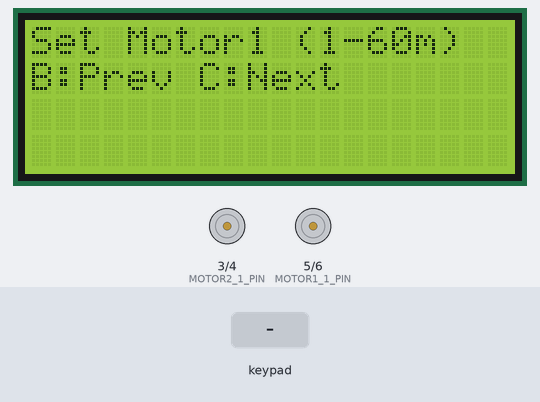
Recording of a sketch running on a simulated Arduino Uno, built with avr-gcc and run on an emulated ATmega328P. Parts: 20×4 character LCD, motor-driver pin pairs drawn as motors (green arrow = first pin HIGH = forward, orange = second pin HIGH = backward, longer = more drive). The test bench sets the inputs (shaded band). What the sketch prints to the serial monitor is not drawn.

Above: at 1.2 s.
1.3 s: keypad keys 1 4 1 5 1 6 1 7 * pressed 0.4 s apart
At 6.2 s:
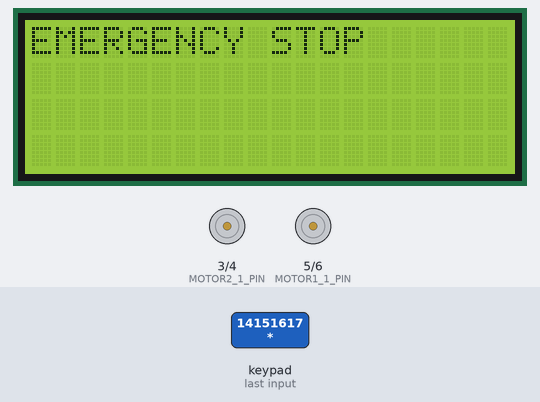
6.4 s: key 'A' pressed
At 7.6 s:
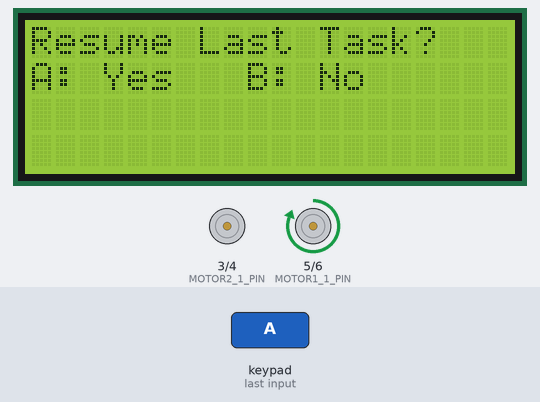
12.4 s: keypad keys 7 8 9 1 0 # pressed 0.4 s apart
At 17.6 s:
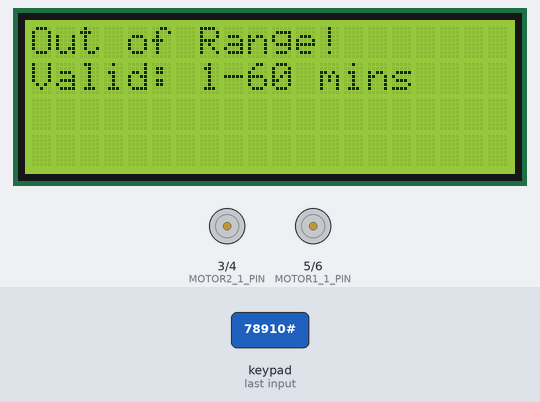
17.8 s: keypad keys 1 4 1 5 1 6 1 7 A pressed 0.4 s apart
At 22.3 s:
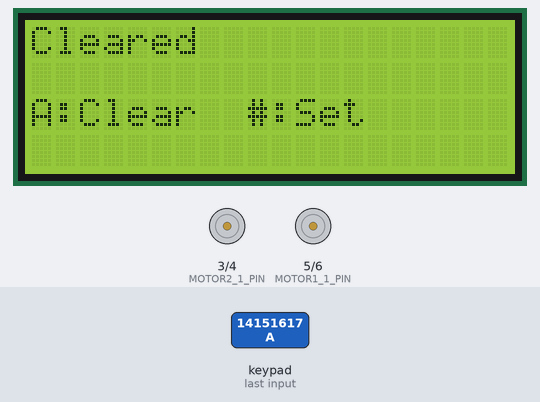
22.9 s: key '*' pressed
At 25.5 s:
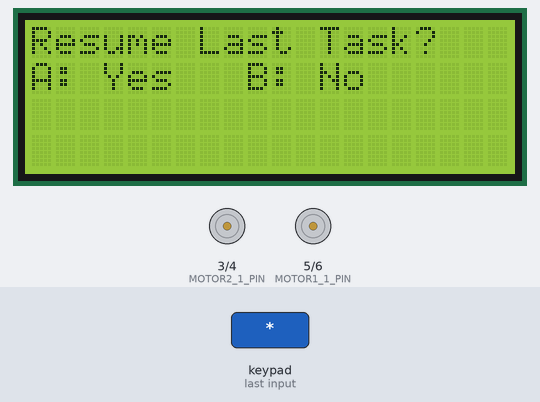
25.6 s: keypad keys 7 8 9 1 0 A pressed 0.4 s apart
At 31.3 s:
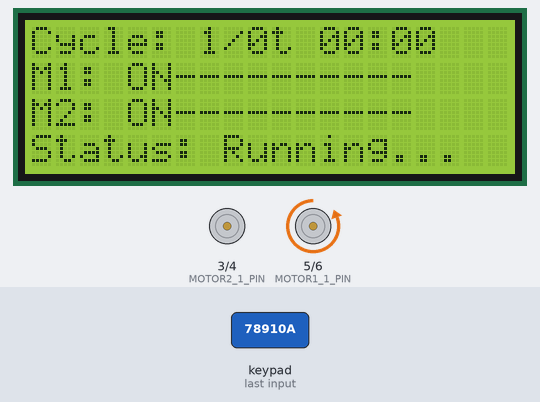
Timing chart, 0 to 32.0 s (numbered marks = the images above; inputs shaded):
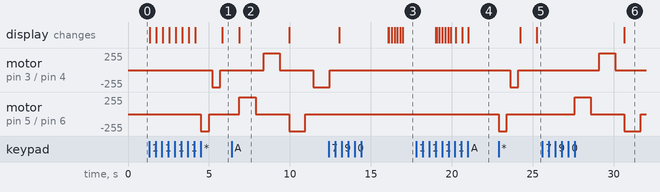

The sketch:

Fonal_Progress_bar_feed_Filler.ino
```cpp
#include <Keypad.h>
#include <LiquidCrystal_I2C.h>
#include <EEPROM.h>

#define MOTOR1_1_PIN 5
#define MOTOR1_2_PIN 6
#define MOTOR2_1_PIN 3
#define MOTOR2_2_PIN 4

#define EEPROM_ADDR 0
int runStep = 0;
bool motor1PulseDone = false;
bool motor2PulseDone = false;
bool m1Started = false, m1Ended = false, m1PulseStartDone = false, m1PulseEndDone = false;
bool m2Started = false, m2Ended = false, m2PulseStartDone = false, m2PulseEndDone = false;

unsigned long cycleStartTime = 0;

unsigned long m1StartTime = 0;
unsigned long m2StartTime = 0;

LiquidCrystal_I2C lcd(0x27, 20, 4);
const byte ROWS = 4, COLS = 4;
char keys[ROWS][COLS] = {
  {'1','2','3','A'},
  {'4','5','6','B'},
  {'7','8','9','C'},
  {'*','0','#','D'}
};
byte rowPins[ROWS] = {14, 15, 16, 17};
byte colPins[COLS] = {7, 8, 9, 10};

Keypad keypad = Keypad(makeKeymap(keys), rowPins, colPins, ROWS, COLS);

int motor1Time = 0, motor2Time = 0, gapTime = 0, cycleCount = 0;
int step = 0, currentCycle = 0;
bool configComplete = false, running = false, resumedFromEEPROM = false;
unsigned long runStartTime = 0;

void setup() {
  Serial.begin(9600);
  lcd.init(); lcd.backlight();
  pinMode(MOTOR1_1_PIN, OUTPUT);
  pinMode(MOTOR1_2_PIN, OUTPUT);
  pinMode(MOTOR2_1_PIN, OUTPUT);
  pinMode(MOTOR2_2_PIN, OUTPUT);
  digitalWrite(MOTOR1_1_PIN, LOW);
  digitalWrite(MOTOR1_2_PIN, LOW);
  digitalWrite(MOTOR2_1_PIN, LOW);
  digitalWrite(MOTOR2_2_PIN, LOW);
  displayMenu();
}

/* // test _ loop
void loop() {
  // 🛑 Always check for Emergency Stop
  char key = keypad.getKey();
  if (key == '*') {
    emergencyStop();
    return;
  }

  unsigned long currentMillis = millis();

  if (running) {
    unsigned long elapsed = (currentMillis - runStartTime) / 1000;

    // Motor 1 logic
    if (runStep == 0) {
      if (!motor1PulseDone) {
        Serial.println("Motor 1 started");
        digitalWrite(MOTOR1_1_PIN, HIGH);
        digitalWrite(MOTOR1_2_PIN, LOW);
        delay(1000);
        digitalWrite(MOTOR1_1_PIN, LOW);
        digitalWrite(MOTOR1_2_PIN, LOW);
        delay(500);
        motor1PulseDone = true;
      }
      if ((currentMillis - runStartTime) < motor1Time * 60000UL) {
        int remaining = (motor1Time * 60) - elapsed;
        updateRunLCD("Motor 1 Running", remaining);
      } else {
        // Motor 1 End pulse
        digitalWrite(MOTOR1_1_PIN, LOW);
        digitalWrite(MOTOR1_2_PIN, HIGH);
        delay(1000);
        digitalWrite(MOTOR1_1_PIN, LOW);
        digitalWrite(MOTOR1_2_PIN, LOW);
        delay(500);
        runStep = 1;
        runStartTime = millis();
        motor1PulseDone = false;  // Reset for Motor 2
      }

    // Gap delay before Motor 2
    } else if (runStep == 1) {
      if ((currentMillis - runStartTime) < gapTime * 60000UL) {
        int remaining = (gapTime * 60) - elapsed;
        updateRunLCD("Gap Interval", remaining);
      } else {
        runStep = 2;
        runStartTime = millis();
      }

    // Motor 2 logic
    } else if (runStep == 2) {
      if (!motor2PulseDone) {
        Serial.println("Motor 2 started");
        digitalWrite(MOTOR2_1_PIN, HIGH);
        digitalWrite(MOTOR2_2_PIN, LOW);
        delay(1000);
        digitalWrite(MOTOR2_1_PIN, LOW);
        digitalWrite(MOTOR2_2_PIN, LOW);
        delay(500);
        motor2PulseDone = true;
      }
      if ((currentMillis - runStartTime) < motor2Time * 60000UL) {
        int remaining = (motor2Time * 60) - elapsed;
        updateRunLCD("Motor 2 Running", remaining);
      } else {
        // Motor 2 End pulse
        digitalWrite(MOTOR2_1_PIN, LOW);
        digitalWrite(MOTOR2_2_PIN, HIGH);
        delay(1000);
        digitalWrite(MOTOR2_1_PIN, LOW);
        digitalWrite(MOTOR2_2_PIN, LOW);
        delay(500);

        currentCycle++;
        if (currentCycle > cycleCount) {
          running = false;
          lcd.clear();
          lcd.setCursor(0, 0);
          lcd.print("All Cycles Done!");
          delay(3000);
          displayMenu();
        } else {
          runStep = 0;
          runStartTime = millis();
          motor1PulseDone = false;
          motor2PulseDone = false;
        }
      }
    }
  } else {
    if (key) handleInput(key);
  }
}
*/

void loop() {
  char key = keypad.getKey();
  if (key == '*') {
    emergencyStop();
    return;
  }

  unsigned long now = millis();

  if (running) {
    unsigned long elapsedSec = (now - cycleStartTime) / 1000;
    unsigned long m2DelayMillis = gapTime * 60000UL;

    // --- Motor 1 Control ---
    if (!m1Started) {
      // Start pulse
      if (!m1PulseStartDone) {
        Serial.println("Motor 1 Start Pulse");
        digitalWrite(MOTOR1_1_PIN, HIGH);
        digitalWrite(MOTOR1_2_PIN, LOW);
        delay(1000);
        digitalWrite(MOTOR1_1_PIN, LOW);
        digitalWrite(MOTOR1_2_PIN, LOW);
        delay(500);
        Serial.println("motor1 on");
        m1PulseStartDone = true;
        m1Started = true;
        m1StartTime = now;
      }
    } else if (!m1Ended && (now - m1StartTime >= motor1Time * 60000UL)) {
      // End pulse
      if (!m1PulseEndDone) {
        Serial.println("Motor 1 End Pulse");
        digitalWrite(MOTOR1_1_PIN, LOW);
        digitalWrite(MOTOR1_2_PIN, HIGH);
        delay(1000);
        digitalWrite(MOTOR1_1_PIN, LOW);
        digitalWrite(MOTOR1_2_PIN, LOW);
        delay(500);
        Serial.println("motor1 off");
        m1PulseEndDone = true;
        m1Ended = true;
      }
    }

    // --- Motor 2 Control ---
    // --- Motor 2 Control ---
// --- Motor 2 Control ---
if (m1Started && !m1Ended && !m2Started) {
  if ((now - m1StartTime) >= gapTime * 60000UL) {
    // Start pulse
    if (!m2PulseStartDone) {
      Serial.println("Motor 2 Start Pulse");
      digitalWrite(MOTOR2_1_PIN, HIGH);
      digitalWrite(MOTOR2_2_PIN, LOW);
      delay(1000);
      digitalWrite(MOTOR2_1_PIN, LOW);
      digitalWrite(MOTOR2_2_PIN, LOW);
      delay(500);
      Serial.println("motor2 on");
      m2PulseStartDone = true;
      m2Started = true;
      m2StartTime = now;
    }
  }
} else if (m2Started && !m2Ended && (now - m2StartTime >= motor2Time * 60000UL)) {
  // End pulse
  if (!m2PulseEndDone) {
    Serial.println("Motor 2 End Pulse");
    digitalWrite(MOTOR2_1_PIN, LOW);
    digitalWrite(MOTOR2_2_PIN, HIGH);
    delay(1000);
    digitalWrite(MOTOR2_1_PIN, LOW);
    digitalWrite(MOTOR2_2_PIN, LOW);
    delay(500);
    Serial.println("motor2 off");
    m2PulseEndDone = true;
    m2Ended = true;
  }
}


    // --- Update LCD Countdown ---
    int remaining1 = 0, remaining2 = 0;
    if (!m1Ended) remaining1 = motor1Time * 60 - ((now - m1StartTime) / 1000);
    if (!m2Ended && m2Started) remaining2 = motor2Time * 60 - ((now - m2StartTime) / 1000);
    int maxRem = max(remaining1, remaining2);
    updateRunLCD("Running...", maxRem);
    //printProgressBar(0, 1, totalTime - maxRem, totalTime);

    // --- Cycle Completion ---
    if (m1Ended && m2Ended) {
      currentCycle++;
      if (currentCycle > cycleCount) {
        running = false;
        lcd.clear();
        lcd.setCursor(0, 0);
        lcd.print("All Cycles Done!");
        delay(3000);
        // Add these lines to reset flags
        m1Started = m1Ended = m1PulseStartDone = m1PulseEndDone = false;
        m2Started = m2Ended = m2PulseStartDone = m2PulseEndDone = false;
        displayMenu();
      } else {
        resetMotorCycle();
      }
    }
  } else {
    if (key) handleInput(key);
  }
}
void prepareNewCycle() {
  m1Started = m1Ended = m1PulseStartDone = m1PulseEndDone = false;
  m2Started = m2Ended = m2PulseStartDone = m2PulseEndDone = false;
  currentCycle = 1;
  cycleStartTime = millis();
  running = true;
}
void resetMotorCycle() {
  m1Started = false;
  m1Ended = false;
  m1PulseStartDone = false;
  m1PulseEndDone = false;
  m2Started = false;
  m2Ended = false;
  m2PulseStartDone = false;
  m2PulseEndDone = false;
  cycleStartTime = millis();
}

void handleInput(char key) {
  static String input = "";

  if (key >= '0' && key <= '9') {
    input += key;
    updateLCD("Enter time:", input + " min");
  }
  else if (key == '#') {
    int val = input.toInt();
    bool valid = false;

    if (step == 0 && val >= 1 && val <= 60) { motor1Time = val; valid = true; }
    else if (step == 1 && val >= 1 && val <= 60) { motor2Time = val; valid = true; }
    else if (step == 2 && val >= 1 && val <= 5) { gapTime = val; valid = true; }
    else if (step == 3 && val >= 1 && val <= 5) { cycleCount = val; valid = true; }

    if (valid) {
      input = "";
      if (step < 3) step++;
      updateMenu();
    } else {
      input = "";
      lcd.clear();
      lcd.setCursor(0, 0);
      lcd.print("Out of Range!");
      lcd.setCursor(0, 1);
      if (step == 0 || step == 1) lcd.print("Valid: 1-60 mins");
      else if (step == 2) lcd.print("Valid: 1-5 mins");
      else if (step == 3) lcd.print("Valid: 1-5 times");
      delay(2000);
      updateMenu();
    }
  }
  else if (key == 'A') {
    input = "";
    updateLCD("Cleared", "");
  }
  else if (key == 'B') {
    if (step > 0) step--;
    updateMenu();
  }
  else if (key == 'C') {
    if (step < 3) step++;
    updateMenu();
  }
  else if (key == 'D' && step == 3) {
    configComplete = true;
    lcd.clear();
    lcd.setCursor(0, 0);
    lcd.print("Starting Cycle...");
    runStartTime = millis();
    running = true;
    currentCycle = 1;
    saveToEEPROM();
  }
  else if (key == '*') {
    emergencyStop();
  }
}

void updateMenu() {
  lcd.clear();
  lcd.setCursor(0, 0);
  if (step == 0) lcd.print("Set Motor1 (1-60m)");
  else if (step == 1) lcd.print("Set Motor2 (1-60m)");
  else if (step == 2) lcd.print("Set Gap (1-5m)");
  else if (step == 3) lcd.print("Cycle Repeat (1-5)");
  lcd.setCursor(0, 1);
  lcd.print("B:Prev C:Next");
  if (step == 3) {
    lcd.setCursor(0, 2);
    lcd.print("D:Start *:Stop");
  }
}

void displayMenu() {
  step = 0;
  motor1Time = motor2Time = gapTime = cycleCount = 0;
  configComplete = false;
  updateMenu();
}

void updateLCD(String title, String line2) {
  lcd.clear();
  lcd.setCursor(0, 0);
  lcd.print(title);
  lcd.setCursor(0, 1);
  lcd.print(line2);
  lcd.setCursor(0, 2);
  lcd.print("A:Clear  #:Set");
}

void updateRunLCD(const char* status, int maxRem) {
  lcd.setCursor(0, 0);
  lcd.print("Cycle: ");
  lcd.print(currentCycle);
  lcd.print("/");
  lcd.print(cycleCount);

  // Show formatted time (mm:ss)
  int mins = maxRem / 60;
  int secs = maxRem % 60;
  lcd.setCursor(12, 0);
  if (mins < 10) lcd.print("0");
  lcd.print(mins);
  lcd.print(":");
  if (secs < 10) lcd.print("0");
  lcd.print(secs);

  // --- Motor 1 Progress ---
  lcd.setCursor(0, 1);
  lcd.print("M1: ");
  lcd.print(m1Started && !m1Ended ? "ON " : "OFF");

  int total1 = motor1Time * 60;
  int progress1 = total1 == 0 ? 0 : (total1 - (millis() - m1StartTime) / 1000);
  printProgressBar(6, 1, progress1, total1);

  // --- Motor 2 Progress ---
  lcd.setCursor(0, 2);
  lcd.print("M2: ");
  lcd.print(m2Started && !m2Ended ? "ON " : "OFF");

  int total2 = motor2Time * 60;
  int progress2 = total2 == 0 ? 0 : (total2 - (millis() - m2StartTime) / 1000);
  printProgressBar(6, 2, progress2, total2);

  // --- Status ---
  lcd.setCursor(0, 3);
  lcd.print("Status: ");
  lcd.print(status);
}

void printProgressBar(int col, int row, int remaining, int total) {
  lcd.setCursor(col, row);
  int bars = map(total - remaining, 0, total, 0, 10);
  for (int i = 0; i < 10; i++) {
    if (i < bars) lcd.print("#");
    else lcd.print("-");
  }
}


void saveToEEPROM() {
  EEPROM.write(EEPROM_ADDR, 1); // Save simple flag
}

void emergencyStop() {
  running = false;
  motor1PulseDone = false;
  motor2PulseDone = false;
  resetMotorCycle();
  digitalWrite(MOTOR1_1_PIN, LOW); digitalWrite(MOTOR1_2_PIN, HIGH);
  delay(500);
  digitalWrite(MOTOR1_1_PIN, LOW); digitalWrite(MOTOR1_2_PIN, LOW);
  delay(200);
  digitalWrite(MOTOR2_1_PIN, LOW); digitalWrite(MOTOR2_2_PIN, HIGH);
  delay(500);
  digitalWrite(MOTOR2_1_PIN, LOW); digitalWrite(MOTOR2_2_PIN, LOW);
  delay(100);
  lcd.clear();
  lcd.setCursor(0, 0);
  lcd.print("EMERGENCY STOP");
  delay(1000);

  lcd.clear();
  lcd.setCursor(0, 0);
  lcd.print("Resume Last Task?");
  lcd.setCursor(0, 1);
  lcd.print("A: Yes   B: No");

  while (true) {
    char k = keypad.getKey();
    if (k == 'A') {
      running = true;
      resumedFromEEPROM = true;
      runStartTime = millis();
      break;
    } else if (k == 'B') {
      EEPROM.write(EEPROM_ADDR, 0);
      resumedFromEEPROM = false;
      displayMenu();
      break;
    }
  }
}
```

Measured:
- after the input at 1.3 s, motor on pin 3 (MOTOR2_1_PIN) / pin 4 (MOTOR2_2_PIN): stopped → backward 255/255 after 3.9 s, → stopped 0.50 s later; motor on pin 5 (MOTOR1_1_PIN) / pin 6 (MOTOR1_2_PIN): stopped → backward 255/255 after 3.2 s, → stopped 0.50 s later; the display: first changes at once (image 1 shows a later state)
- after the input at 6.4 s, motor on pin 3 (MOTOR2_1_PIN) / pin 4 (MOTOR2_2_PIN): stopped → forward 255/255 after 2.0 s, → stopped 1.0 s later, → backward 255/255 2.1 s later; motor on pin 5 (MOTOR1_1_PIN) / pin 6 (MOTOR1_2_PIN): stopped → forward 255/255 after 0.48 s, → stopped 1.0 s later, → backward 255/255 2.1 s later, → stopped 1.0 s later
- after the input at 12.4 s, the display: first differs from a run without the input after 3.7 s (image 3 shows a later state)
- after the input at 17.8 s, the display: first differs from a run without the input after 1.3 s (image 4 shows a later state)
- after the input at 22.9 s, motor on pin 3 (MOTOR2_1_PIN) / pin 4 (MOTOR2_2_PIN): stopped → backward 255/255 after 0.71 s, → stopped 0.50 s later; motor on pin 5 (MOTOR1_1_PIN) / pin 6 (MOTOR1_2_PIN): stopped → backward 255/255 at once, → stopped 0.50 s later; the display: first changes after 1.3 s (image 5 shows a later state)
- after the input at 25.6 s, motor on pin 3 (MOTOR2_1_PIN) / pin 4 (MOTOR2_2_PIN): stopped → forward 255/255 after 3.5 s, → stopped 1.0 s later; motor on pin 5 (MOTOR1_1_PIN) / pin 6 (MOTOR1_2_PIN): stopped → forward 255/255 after 2.0 s, → stopped 1.0 s later, → backward 255/255 2.1 s later, → stopped 1.0 s later; the display: changes after 5.1 s (image 6)
- what the display in image 2 shows lasts 3.0 s, from 6.9 s to 9.9 s
